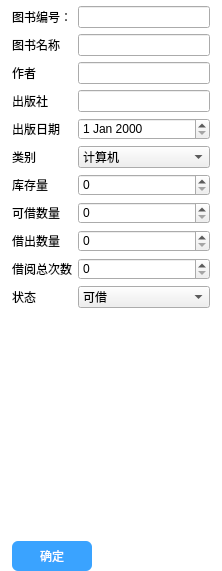
<?xml version="1.0" encoding="UTF-8"?>
<ui version="4.0">
 <class>AddBookWidget</class>
 <widget class="QWidget" name="AddBookWidget">
  <property name="geometry">
   <rect>
    <x>0</x>
    <y>0</y>
    <width>222</width>
    <height>571</height>
   </rect>
  </property>
  <property name="minimumSize">
   <size>
    <width>200</width>
    <height>0</height>
   </size>
  </property>
  <property name="maximumSize">
   <size>
    <width>222</width>
    <height>16777215</height>
   </size>
  </property>
  <property name="windowTitle">
   <string>添加图书</string>
  </property>
  <property name="styleSheet">
   <string notr="true">QWidget#AddBookWidget
{
background-color:white;
border:none;
border_left:1px solid gray;
}
QPushButton#ok_btn
{
background-color:rgb(58, 163, 255);
color:white;
border:none;
border-radius:6px;
}
QPushButton#ok_btn:hover
{
background-color:rgb(68, 122, 203);
color:white;
border:none;
border-radius:6px;
}</string>
  </property>
  <layout class="QVBoxLayout" name="verticalLayout" stretch="12,0,2">
   <property name="spacing">
    <number>6</number>
   </property>
   <property name="leftMargin">
    <number>0</number>
   </property>
   <property name="topMargin">
    <number>0</number>
   </property>
   <property name="rightMargin">
    <number>0</number>
   </property>
   <property name="bottomMargin">
    <number>0</number>
   </property>
   <item>
    <layout class="QGridLayout" name="gridLayout">
     <property name="leftMargin">
      <number>12</number>
     </property>
     <property name="topMargin">
      <number>6</number>
     </property>
     <property name="rightMargin">
      <number>12</number>
     </property>
     <property name="bottomMargin">
      <number>6</number>
     </property>
     <item row="5" column="1">
      <widget class="QComboBox" name="category_edit">
       <item>
        <property name="text">
         <string>计算机</string>
        </property>
       </item>
       <item>
        <property name="text">
         <string>小说</string>
        </property>
       </item>
       <item>
        <property name="text">
         <string>文学</string>
        </property>
       </item>
       <item>
        <property name="text">
         <string>经管</string>
        </property>
       </item>
       <item>
        <property name="text">
         <string>历史</string>
        </property>
       </item>
       <item>
        <property name="text">
         <string>科普</string>
        </property>
       </item>
       <item>
        <property name="text">
         <string>自然科学</string>
        </property>
       </item>
       <item>
        <property name="text">
         <string>人物传记</string>
        </property>
       </item>
      </widget>
     </item>
     <item row="7" column="0">
      <widget class="QLabel" name="label_8">
       <property name="text">
        <string>可借数量</string>
       </property>
      </widget>
     </item>
     <item row="8" column="1">
      <widget class="QSpinBox" name="borrow_count_sbox"/>
     </item>
     <item row="8" column="0">
      <widget class="QLabel" name="label_9">
       <property name="text">
        <string>借出数量</string>
       </property>
      </widget>
     </item>
     <item row="0" column="1">
      <widget class="QLineEdit" name="book_no_edit"/>
     </item>
     <item row="9" column="0">
      <widget class="QLabel" name="label_11">
       <property name="text">
        <string>借阅总次数</string>
       </property>
      </widget>
     </item>
     <item row="1" column="0">
      <widget class="QLabel" name="label_2">
       <property name="text">
        <string>图书名称</string>
       </property>
      </widget>
     </item>
     <item row="10" column="1">
      <widget class="QComboBox" name="status_cbx">
       <item>
        <property name="text">
         <string>可借</string>
        </property>
       </item>
       <item>
        <property name="text">
         <string>不可借</string>
        </property>
       </item>
      </widget>
     </item>
     <item row="2" column="0">
      <widget class="QLabel" name="label_3">
       <property name="text">
        <string>作者</string>
       </property>
      </widget>
     </item>
     <item row="9" column="1">
      <widget class="QSpinBox" name="total_borrowed_count_sbox"/>
     </item>
     <item row="3" column="1">
      <widget class="QLineEdit" name="publisher_edit"/>
     </item>
     <item row="10" column="0">
      <widget class="QLabel" name="label_10">
       <property name="text">
        <string>状态</string>
       </property>
      </widget>
     </item>
     <item row="0" column="0">
      <widget class="QLabel" name="label">
       <property name="text">
        <string>图书编号：</string>
       </property>
      </widget>
     </item>
     <item row="1" column="1">
      <widget class="QLineEdit" name="book_name_edit"/>
     </item>
     <item row="5" column="0">
      <widget class="QLabel" name="label_6">
       <property name="text">
        <string>类别</string>
       </property>
      </widget>
     </item>
     <item row="4" column="0">
      <widget class="QLabel" name="label_5">
       <property name="text">
        <string>出版日期</string>
       </property>
      </widget>
     </item>
     <item row="3" column="0">
      <widget class="QLabel" name="label_4">
       <property name="text">
        <string>出版社</string>
       </property>
      </widget>
     </item>
     <item row="6" column="1">
      <widget class="QSpinBox" name="stock_count_sbox"/>
     </item>
     <item row="7" column="1">
      <widget class="QSpinBox" name="avaliable_count_sbox"/>
     </item>
     <item row="6" column="0">
      <widget class="QLabel" name="label_7">
       <property name="text">
        <string>库存量</string>
       </property>
      </widget>
     </item>
     <item row="4" column="1">
      <widget class="QDateEdit" name="publishDate_edit"/>
     </item>
     <item row="2" column="1">
      <widget class="QLineEdit" name="author_edit"/>
     </item>
    </layout>
   </item>
   <item>
    <spacer name="verticalSpacer">
     <property name="orientation">
      <enum>Qt::Vertical</enum>
     </property>
     <property name="sizeHint" stdset="0">
      <size>
       <width>20</width>
       <height>40</height>
      </size>
     </property>
    </spacer>
   </item>
   <item>
    <layout class="QHBoxLayout" name="horizontalLayout">
     <property name="leftMargin">
      <number>12</number>
     </property>
     <property name="rightMargin">
      <number>12</number>
     </property>
     <item>
      <widget class="QPushButton" name="ok_btn">
       <property name="minimumSize">
        <size>
         <width>80</width>
         <height>30</height>
        </size>
       </property>
       <property name="maximumSize">
        <size>
         <width>80</width>
         <height>30</height>
        </size>
       </property>
       <property name="text">
        <string>确定</string>
       </property>
      </widget>
     </item>
     <item>
      <spacer name="horizontalSpacer">
       <property name="orientation">
        <enum>Qt::Horizontal</enum>
       </property>
       <property name="sizeHint" stdset="0">
        <size>
         <width>40</width>
         <height>20</height>
        </size>
       </property>
      </spacer>
     </item>
    </layout>
   </item>
  </layout>
 </widget>
 <resources/>
 <connections/>
</ui>
